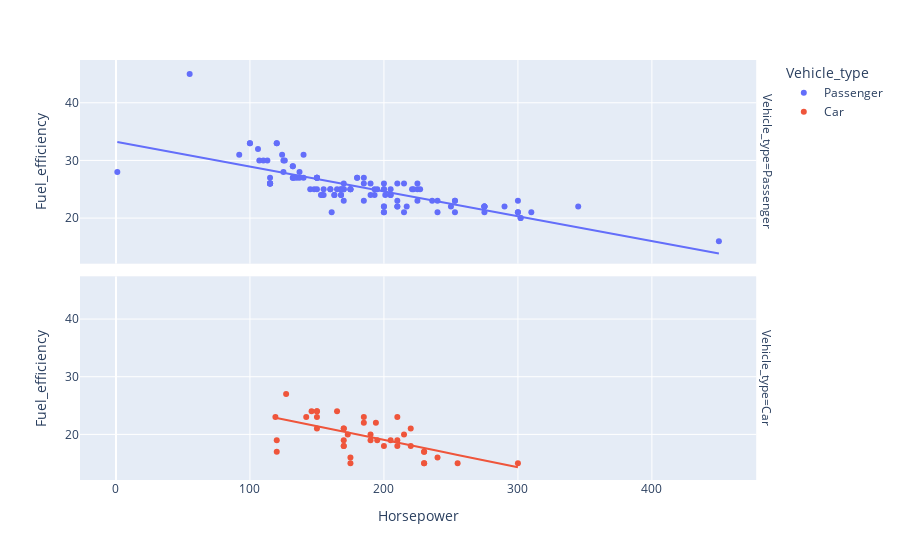

Notebook cell for this chart:
### Code cell
pe.scatter(
    x='Horsepower',
    y='Fuel_efficiency',
    facet_row='Vehicle_type',
    color='Vehicle_type',
    data_frame=df, trendline='ols')

### Figure 1 — Plotly figure (JSON) as saved in the notebook; plotly's stock layout.template omitted (floating-point values rounded to 4 significant figures)
{"data": [{"hovertemplate": "Vehicle_type=Passenger<br>Horsepower=%{x}<br>Fuel_efficiency=%{y}<extra></extra>", "legendgroup": "Passenger", "marker": {"color": "#636efa", "symbol": "circle"}, "mode": "markers", "name": "Passenger", "orientation": "v", "showlegend": true, "type": "scatter", "x": [1, 225, 225, 210, 150, 200, 310, 170, 193, 193, 175, 240, 205, 205, 275, 275, 275, 200, 115, 170, 175, 180, 200, 345, 120, 55, 180, 163, 168, 200, 132, 253, 253, 132, 163, 168, 202, 450, 110, 190, 170, 155, 107, 200, 106, 135, 92, 140, 148, 227, 240, 210, 225, 300, 290, 275, 215, 113, 154, 145, 210, 161, 125, 125, 153, 200, 185, 221, 275, 302, 190, 185, 215, 302, 126, 155, 222, 150, 215, 150, 250, 132, 132, 253, 150, 175, 200, 195, 205, 217, 300, 300, 170, 185, 100, 100, 124, 137, 137, 165, 120, 133, 210, 140, 115, 115, 150, 115, 115, 115, 160, 160, 168, 168, 236, 201], "xaxis": "x2", "y": [28, 25, 26, 22, 27, 22, 21, 26, 24, 25, 25, 23, 24, 25, 22, 22, 22, 22, 27, 25, 25, 27, 25, 22, 33, 45, 27, 24, 24, 26, 27, 23, 23, 29, 24, 24, null, 16, 30, 24, 25, 24, 30, 21, 32, 27, 31, 27, 25, 25, 21, 23, 23, 21, 22, 22, 21, 30, 24, 25, 22, 21, 28, 30, 24, 21, 26, 25, 21, 20, 26, 27, 26, 20, 30, 25, 25, 25, null, 27, 22, 29, 27, 21, 27, 25, 25, 25, 24, 22, 21, 23, 23, 23, 33, 33, 31, 27, 28, 25, 33, 27, 26, 31, 26, 26, 27, 26, 26, 26, 25, 25, 25, 25, 23, 24], "yaxis": "y2"}, {"hovertemplate": "<b>OLS trendline</b><br>Fuel_efficiency = -0.0430485 * Horsepower + 33.2267<br>R<sup>2</sup>=0.576709<br><br>Vehicle_type=Passenger<br>Horsepower=%{x}<br>Fuel_efficiency=%{y} <b>(trend)</b><extra></extra>", "legendgroup": "Passenger", "marker": {"color": "#636efa", "symbol": "circle"}, "mode": "lines", "name": "Passenger", "showlegend": false, "type": "scatter", "x": [1, 55, 92, 100, 100, 106, 107, 110, 113, 115, 115, 115, 115, 115, 115, 120, 120, 124, 125, 125, 126, 132, 132, 132, 132, 133, 135, 137, 137, 140, 140, 145, 148, 150, 150, 150, 150, 150, 153, 154, 155, 155, 160, 160, 161, 163, 163, 165, 168, 168, 168, 168, 170, 170, 170, 170, 175, 175, 175, 180, 180, 185, 185, 185, 190, 190, 193, 193, 195, 200, 200, 200, 200, 200, 200, 200, 201, 205, 205, 205, 210, 210, 210, 210, 215, 215, 217, 221, 222, 225, 225, 225, 227, 236, 240, 240, 250, 253, 253, 253, 275, 275, 275, 275, 275, 290, 300, 300, 300, 302, 302, 310, 345, 450], "xaxis": "x2", "y": [33.18, 30.86, 29.27, 28.92, 28.92, 28.66, 28.62, 28.49, 28.36, 28.28, 28.28, 28.28, 28.28, 28.28, 28.28, 28.06, 28.06, 27.89, 27.85, 27.85, 27.8, 27.54, 27.54, 27.54, 27.54, 27.5, 27.42, 27.33, 27.33, 27.2, 27.2, 26.98, 26.86, 26.77, 26.77, 26.77, 26.77, 26.77, 26.64, 26.6, 26.55, 26.55, 26.34, 26.34, 26.3, 26.21, 26.21, 26.12, 25.99, 25.99, 25.99, 25.99, 25.91, 25.91, 25.91, 25.91, 25.69, 25.69, 25.69, 25.48, 25.48, 25.26, 25.26, 25.26, 25.05, 25.05, 24.92, 24.92, 24.83, 24.62, 24.62, 24.62, 24.62, 24.62, 24.62, 24.62, 24.57, 24.4, 24.4, 24.4, 24.19, 24.19, 24.19, 24.19, 23.97, 23.97, 23.89, 23.71, 23.67, 23.54, 23.54, 23.54, 23.45, 23.07, 22.9, 22.9, 22.46, 22.34, 22.34, 22.34, 21.39, 21.39, 21.39, 21.39, 21.39, 20.74, 20.31, 20.31, 20.31, 20.23, 20.23, 19.88, 18.37, 13.85], "yaxis": "y2"}, {"hovertemplate": "Vehicle_type=Car<br>Horsepower=%{x}<br>Fuel_efficiency=%{y}<extra></extra>", "legendgroup": "Car", "marker": {"color": "#EF553B", "symbol": "circle"}, "mode": "markers", "name": "Car", "orientation": "v", "showlegend": true, "type": "scatter", "x": [255, null, 230, 175, 175, 120, 230, 150, 210, 150, 240, 119, 220, 146, 205, 210, 120, 190, 195, 230, 220, 300, 200, 173, 210, 170, 215, 170, 170, 170, 170, 190, 185, 150, 185, 165, 142, 194, 127, 150, 230], "xaxis": "x", "y": [15, null, 17, 15, 16, 19, 17, 24, 19, 21, 16, 23, 18, 24, 19, 23, 17, 20, 19, 15, 21, 15, 18, 20, 18, 21, 20, 21, 19, 18, 18, 19, 22, 24, 23, 24, 23, 22, 27, 23, 15], "yaxis": "y"}, {"hovertemplate": "<b>OLS trendline</b><br>Fuel_efficiency = -0.0475004 * Horsepower + 28.5541<br>R<sup>2</sup>=0.369024<br><br>Vehicle_type=Car<br>Horsepower=%{x}<br>Fuel_efficiency=%{y} <b>(trend)</b><extra></extra>", "legendgroup": "Car", "marker": {"color": "#EF553B", "symbol": "circle"}, "mode": "lines", "name": "Car", "showlegend": false, "type": "scatter", "x": [119, 120, 120, 127, 142, 146, 150, 150, 150, 150, 165, 170, 170, 170, 170, 170, 173, 175, 175, 185, 185, 190, 190, 194, 195, 200, 205, 210, 210, 210, 215, 220, 220, 230, 230, 230, 230, 240, 255, 300], "xaxis": "x", "y": [22.9, 22.85, 22.85, 22.52, 21.81, 21.62, 21.43, 21.43, 21.43, 21.43, 20.72, 20.48, 20.48, 20.48, 20.48, 20.48, 20.34, 20.24, 20.24, 19.77, 19.77, 19.53, 19.53, 19.34, 19.29, 19.05, 18.82, 18.58, 18.58, 18.58, 18.34, 18.1, 18.1, 17.63, 17.63, 17.63, 17.63, 17.15, 16.44, 14.3], "yaxis": "y"}], "layout": {"annotations": [{"font": {}, "showarrow": false, "text": "Vehicle_type=Car", "textangle": 90, "x": 0.98, "xanchor": "left", "xref": "paper", "y": 0.2425, "yanchor": "middle", "yref": "paper"}, {"font": {}, "showarrow": false, "text": "Vehicle_type=Passenger", "textangle": 90, "x": 0.98, "xanchor": "left", "xref": "paper", "y": 0.7575, "yanchor": "middle", "yref": "paper"}], "legend": {"title": {"text": "Vehicle_type"}, "tracegroupgap": 0}, "margin": {"t": 60}, "xaxis": {"anchor": "y", "domain": [0, 0.98], "title": {"text": "Horsepower"}}, "xaxis2": {"anchor": "y2", "domain": [0, 0.98], "matches": "x", "showticklabels": false}, "yaxis": {"anchor": "x", "domain": [0, 0.485], "title": {"text": "Fuel_efficiency"}}, "yaxis2": {"anchor": "x2", "domain": [0.515, 1], "matches": "y", "title": {"text": "Fuel_efficiency"}}}}
